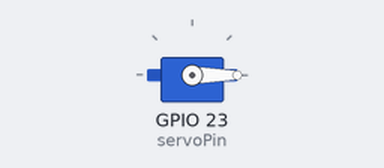
Simulated run of this sketch. Board: ESP32. On the bench: servo. Servo pulses on a pin are drawn as a servo (544–2400 µs = 0–180°).

Above: at 0.1 s.
Timing chart, 0 to 37.5 s (numbered marks = the images above):
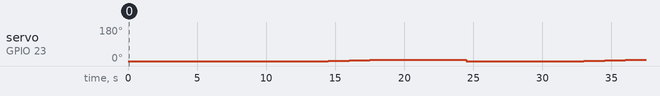

Measured:
- by itself, servo on GPIO 23 (servoPin): 0° → 1° at 14.5 s, → 2° 1.0 s later, → 3° 0.50 s later, → 4° 0.50 s later, … (13 changes in this stretch)

The sketch:

Servo_Unit_Test.ino
```cpp
// Include the necessary libraries
#include <Arduino.h>

// Define the GPIO pin connected to the servo
const int servoPin = 23; // Change this to the appropriate GPIO pin

// Define variables for servo control
const int minPulseWidth = 1000; // Minimum pulse width for the TowerPro SG90D
const int maxPulseWidth = 2000; // Maximum pulse width for the TowerPro SG90D
const int servoRange = maxPulseWidth - minPulseWidth; // Range of pulse width

// Function to set the servo angle
void setServoAngle(int angle) {
  // Calculate the pulse width based on the desired angle
  int pulseWidth = map(angle, 0, 360, minPulseWidth, maxPulseWidth);

  // Generate the PWM signal on the servo pin
  ledcWrite(0, pulseWidth);
}

void setup() {
  // Initialize the GPIO pin for servo control
  ledcAttachPin(servoPin, 0);
  ledcSetup(0, 50, 16); // Configure LEDC channel 0 for 50 Hz PWM with 16-bit resolution

  // Set the initial position of the servo (e.g., 180 degrees)
  setServoAngle(180);
}

void loop() {
  // Rotate the servo continuously (for demonstration purposes)
  for (int angle = 0; angle <= 360; angle += 10) {
    setServoAngle(angle);
    delay(500);
  }
}
```
